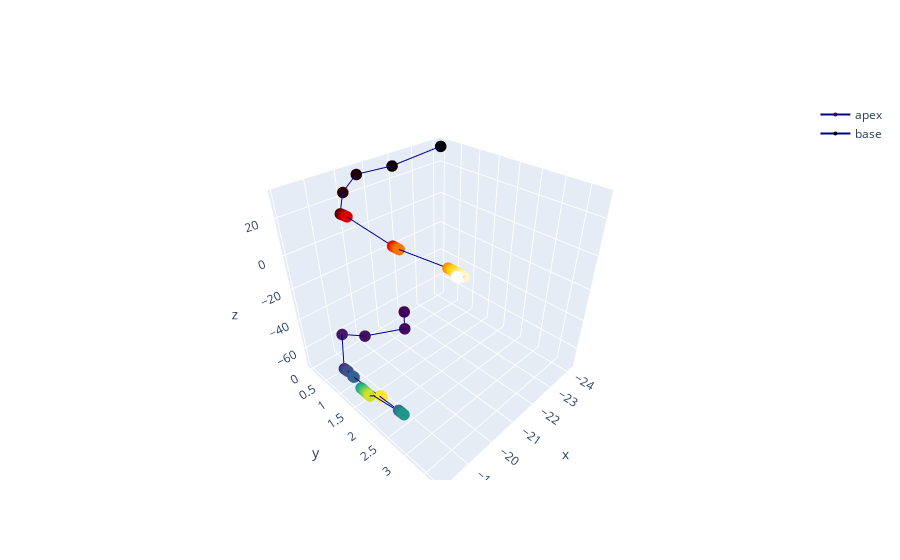

This figure's notebook cell:
### Code cell
import plotly.graph_objects as go
import pandas as pd

lv.compute_base_apex_ref_over_timesteps(
    nodeset=lv.REGIONS.EPI_EXCLUDE_BASE,
    ql=0.001,
    qh=0.999,
    n=3
    )

apex = lv.states.get(lv.STATES.APEX_REF)
base = lv.states.get(lv.STATES.BASE_REF)


fig = go.Figure(data=[
    go.Scatter3d(
        x=apex[:,0], 
        y=apex[:,1],
        z=apex[:,2],
        name="apex",
        marker=dict(
            size=4,
            color=lv.timesteps(),
            colorscale='Viridis',
        ),
        line=dict(
            color='darkblue',
            width=2
        )
    ),
    go.Scatter3d(
        x=base[:,0], 
        y=base[:,1],
        z=base[:,2],
        name="base",
        marker=dict(
            size=4,
            color=lv.timesteps(),
            colorscale='hot',
        ),
        line=dict(
            color='darkblue',
            width=2
        )
    ),
    ]
) 
fig.show()
